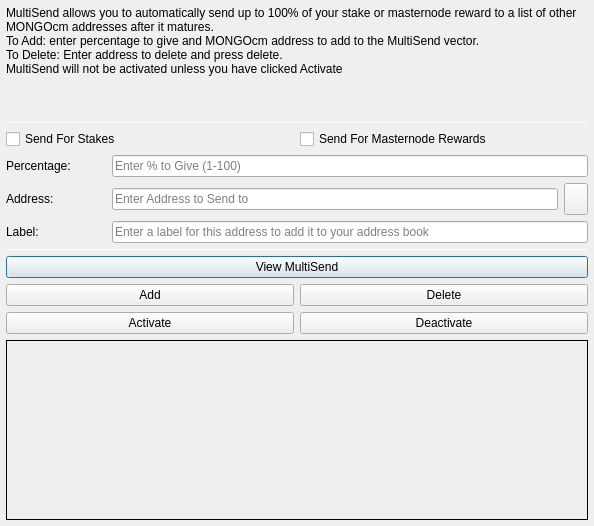
<?xml version="1.0" encoding="UTF-8"?>
<ui version="4.0">
 <class>MultiSendDialog</class>
 <widget class="QDialog" name="MultiSendDialog">
  <property name="windowModality">
   <enum>Qt::NonModal</enum>
  </property>
  <property name="geometry">
   <rect>
    <x>0</x>
    <y>0</y>
    <width>594</width>
    <height>526</height>
   </rect>
  </property>
  <property name="windowTitle">
   <string>MultiSend</string>
  </property>
  <layout class="QVBoxLayout" name="verticalLayout" stretch="0">
   <property name="leftMargin">
    <number>6</number>
   </property>
   <property name="topMargin">
    <number>6</number>
   </property>
   <property name="rightMargin">
    <number>6</number>
   </property>
   <property name="bottomMargin">
    <number>6</number>
   </property>
   <item>
    <layout class="QVBoxLayout" name="verticalLayout_Main" stretch="1,1,1,0,1,1,1">
     <item>
      <widget class="QLabel" name="label_2">
       <property name="lineWidth">
        <number>1</number>
       </property>
       <property name="text">
        <string>MultiSend allows you to automatically send up to 100% of your stake or masternode reward to a list of other MONGOcm addresses after it matures.
To Add: enter percentage to give and MONGOcm address to add to the MultiSend vector.
To Delete: Enter address to delete and press delete.
MultiSend will not be activated unless you have clicked Activate</string>
       </property>
       <property name="alignment">
        <set>Qt::AlignLeading|Qt::AlignLeft|Qt::AlignTop</set>
       </property>
       <property name="wordWrap">
        <bool>true</bool>
       </property>
      </widget>
     </item>
     <item>
      <widget class="Line" name="line">
       <property name="minimumSize">
        <size>
         <width>0</width>
         <height>1</height>
        </size>
       </property>
       <property name="maximumSize">
        <size>
         <width>16777215</width>
         <height>1</height>
        </size>
       </property>
       <property name="orientation">
        <enum>Qt::Horizontal</enum>
       </property>
      </widget>
     </item>
     <item>
      <layout class="QVBoxLayout" name="verticalLayout_Settings">
       <item>
        <layout class="QHBoxLayout" name="horizontalLayout">
         <item>
          <widget class="QCheckBox" name="multiSendStakeCheckBox">
           <property name="text">
            <string>Send For Stakes</string>
           </property>
          </widget>
         </item>
         <item>
          <widget class="QCheckBox" name="multiSendMasternodeCheckBox">
           <property name="text">
            <string>Send For Masternode Rewards</string>
           </property>
          </widget>
         </item>
        </layout>
       </item>
       <item>
        <layout class="QHBoxLayout" name="horizontalLayout_6">
         <item>
          <widget class="QLabel" name="label">
           <property name="minimumSize">
            <size>
             <width>100</width>
             <height>0</height>
            </size>
           </property>
           <property name="toolTip">
            <string>Percentage of stake to send</string>
           </property>
           <property name="text">
            <string>Percentage:</string>
           </property>
          </widget>
         </item>
         <item>
          <widget class="QLineEdit" name="multiSendPercentEdit">
           <property name="toolTip">
            <string>Enter whole numbers 1 - 100</string>
           </property>
           <property name="placeholderText">
            <string>Enter % to Give (1-100)</string>
           </property>
          </widget>
         </item>
        </layout>
       </item>
       <item>
        <layout class="QHBoxLayout" name="horizontalLayout_7">
         <item>
          <widget class="QLabel" name="label_5">
           <property name="minimumSize">
            <size>
             <width>100</width>
             <height>0</height>
            </size>
           </property>
           <property name="toolTip">
            <string>Address to send portion of stake to</string>
           </property>
           <property name="text">
            <string>Address:</string>
           </property>
          </widget>
         </item>
         <item>
          <widget class="QLineEdit" name="multiSendAddressEdit">
           <property name="toolTip">
            <string/>
           </property>
           <property name="placeholderText">
            <string>Enter Address to Send to</string>
           </property>
          </widget>
         </item>
         <item>
          <widget class="QToolButton" name="addressBookButton">
           <property name="maximumSize">
            <size>
             <width>16777215</width>
             <height>32</height>
            </size>
           </property>
           <property name="toolTip">
            <string>Choose an address from the address book</string>
           </property>
           <property name="text">
            <string/>
           </property>
           <property name="icon">
            <iconset resource="../mongocm.qrc">
             <normaloff>:/icons/address-book</normaloff>:/icons/address-book</iconset>
           </property>
           <property name="shortcut">
            <string>Alt+A</string>
           </property>
          </widget>
         </item>
        </layout>
       </item>
      </layout>
     </item>
     <item>
      <layout class="QHBoxLayout" name="horizontalLayout_3">
       <item>
        <widget class="QLabel" name="label_3">
         <property name="minimumSize">
          <size>
           <width>100</width>
           <height>0</height>
          </size>
         </property>
         <property name="text">
          <string>Label:</string>
         </property>
        </widget>
       </item>
       <item>
        <widget class="QLineEdit" name="labelAddressLabelEdit">
         <property name="placeholderText">
          <string>Enter a label for this address to add it to your address book</string>
         </property>
        </widget>
       </item>
      </layout>
     </item>
     <item>
      <widget class="Line" name="line_2">
       <property name="minimumSize">
        <size>
         <width>0</width>
         <height>1</height>
        </size>
       </property>
       <property name="maximumSize">
        <size>
         <width>16777215</width>
         <height>1</height>
        </size>
       </property>
       <property name="orientation">
        <enum>Qt::Horizontal</enum>
       </property>
      </widget>
     </item>
     <item>
      <layout class="QVBoxLayout" name="verticalLayout_Buttons">
       <item>
        <layout class="QHBoxLayout" name="horizontalLayout_4">
         <item>
          <widget class="QPushButton" name="viewButton">
           <property name="toolTip">
            <string/>
           </property>
           <property name="statusTip">
            <string>View MultiSend Vector</string>
           </property>
           <property name="text">
            <string>View MultiSend</string>
           </property>
          </widget>
         </item>
        </layout>
       </item>
       <item>
        <layout class="QHBoxLayout" name="horizontalLayout_2">
         <item>
          <widget class="QPushButton" name="addButton">
           <property name="toolTip">
            <string/>
           </property>
           <property name="statusTip">
            <string>Add to MultiSend Vector</string>
           </property>
           <property name="text">
            <string>Add</string>
           </property>
          </widget>
         </item>
         <item>
          <widget class="QPushButton" name="deleteButton">
           <property name="toolTip">
            <string/>
           </property>
           <property name="statusTip">
            <string>Delete Address From MultiSend Vector</string>
           </property>
           <property name="text">
            <string>Delete</string>
           </property>
          </widget>
         </item>
        </layout>
       </item>
       <item>
        <layout class="QHBoxLayout" name="horizontalLayout_5">
         <item>
          <widget class="QPushButton" name="activateButton">
           <property name="statusTip">
            <string>Activate MultiSend</string>
           </property>
           <property name="text">
            <string>Activate</string>
           </property>
          </widget>
         </item>
         <item>
          <widget class="QPushButton" name="disableButton">
           <property name="statusTip">
            <string>Deactivate MultiSend</string>
           </property>
           <property name="text">
            <string>Deactivate</string>
           </property>
          </widget>
         </item>
        </layout>
       </item>
      </layout>
     </item>
     <item>
      <widget class="QLabel" name="message">
       <property name="minimumSize">
        <size>
         <width>0</width>
         <height>180</height>
        </size>
       </property>
       <property name="frameShape">
        <enum>QFrame::Panel</enum>
       </property>
       <property name="frameShadow">
        <enum>QFrame::Plain</enum>
       </property>
       <property name="lineWidth">
        <number>1</number>
       </property>
       <property name="midLineWidth">
        <number>1</number>
       </property>
       <property name="text">
        <string/>
       </property>
       <property name="alignment">
        <set>Qt::AlignLeading|Qt::AlignLeft|Qt::AlignTop</set>
       </property>
       <property name="wordWrap">
        <bool>true</bool>
       </property>
      </widget>
     </item>
    </layout>
   </item>
  </layout>
 </widget>
 <resources>
  <include location="../mongocm.qrc"/>
 </resources>
 <connections/>
</ui>
